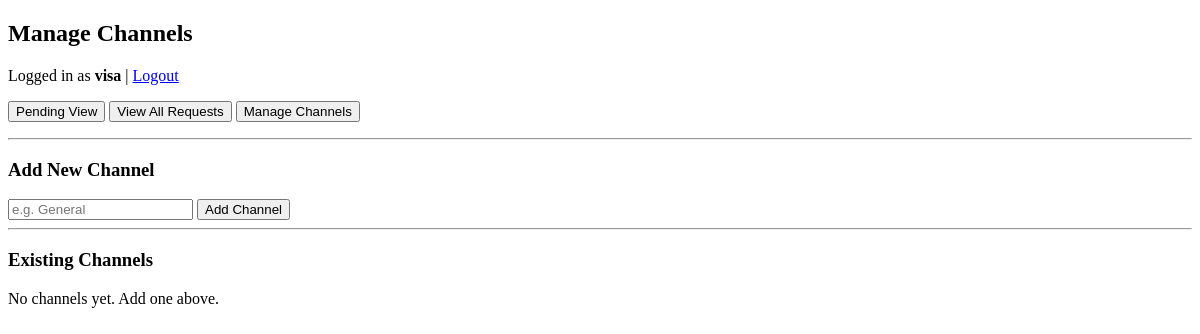
The app's page /admin/channels (signed in), older data.
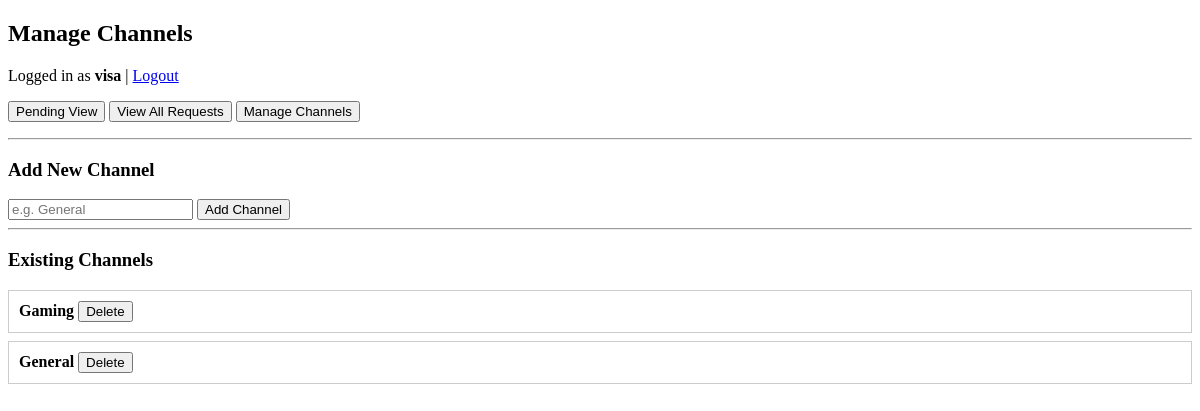
The same page, newer data.
### models.py (models this page shows)
class DiscordChannel(db.Model):
    id = db.Column(db.Integer, primary_key=True)
    name = db.Column(db.String(120), unique=True, nullable=False)

### admin_routes.py (the view)
@admin_bp.get("/channels")
@login_required
def channels_view():
    require_admin()
    channels = DiscordChannel.query.order_by(DiscordChannel.name.asc()).all()
    return render_template("admin_channels.html", channels=channels)

### admin_routes.py (called while the page is built)
def require_admin():
    if current_user.role != "admin":
        abort(403)

### app.py (called while the page is built)
def create_app():
    app = Flask(__name__)
    app.config["SECRET_KEY"] = "dev_change_me"
    app.config["SQLALCHEMY_DATABASE_URI"] = "sqlite:///database.db"
    app.config["SQLALCHEMY_TRACK_MODIFICATIONS"] = False
    app.config["ADMIN_INVITE_CODE"] = os.environ.get("ADMIN_INVITE_CODE", "visaisgreat")
    db.init_app(app)
    login_manager.init_app(app)
    login_manager.login_view = "auth.index"
    from models import User
    @login_manager.user_loader
    def load_user(user_id):
        return User.query.get(int(user_id))
    from auth import auth_bp
    from user_routes import user_bp
    from admin_routes import admin_bp
    app.register_blueprint(auth_bp)
    app.register_blueprint(user_bp, url_prefix="/user")
    app.register_blueprint(admin_bp, url_prefix="/admin")
    with app.app_context():
        db.create_all()
    return app

### templates/admin_channels.html (shortened to what this page needs)
<!DOCTYPE html>
<html lang="en">
<head>
</head>
<body>
    <h2>Manage Channels</h2>
    <p>
        Logged in as <b>{{ current_user.username }}</b>
        | <a href="/logout">Logout</a>
    </p>
    <p>
        <a href="/admin/pending"><button>Pending View</button></a>
        <a href="/admin/all"><button>View All Requests</button></a>
        <a href="/admin/channels"><button>Manage Channels</button></a>
    </p>
    <hr>
    <h3>Add New Channel</h3>
    <form method="POST" action="/admin/channels/add">
        <input type="text" name="name" placeholder="e.g. General" required>
        <button type="submit">Add Channel</button>
    </form>
    <hr>
    <h3>Existing Channels</h3>
    {% if channels %}
        {% for ch in channels %}
        <div style="border:1px solid #ccc; padding: 10px; margin:8px 0;">
            <b>{{ ch.name }}</b>
            <form method="POST"
                  action="/admin/channels/delete/{{ ch.id }}"
                  style="display:inline;"
                  onsubmit="return confirm('Delete {{ ch.name }} ?')">
                <button type="submit">Delete</button>
            </form>
        </div>
    {% endfor %}
    {% else %}
        <p>No channels yet. Add one above.</p>
    {% endif %}
</body>
</html>

Row changes from the older to the newer data that the page shows:
added DiscordChannel: name "Gaming"
added DiscordChannel: name "General"
Text that changed along with them:
text no longer shown: "No channels yet. Add one above."
